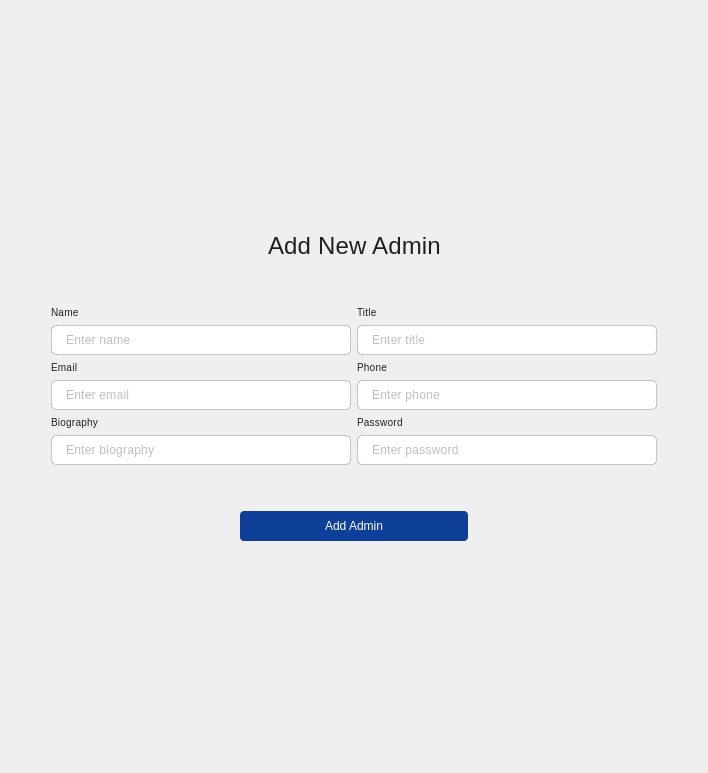
      <widget class="QWidget" name="P8_Admins_Add">
       <layout class="QVBoxLayout" name="verticalLayout_125">
        <item>
         <spacer name="verticalSpacer_74">
          <property name="orientation">
           <enum>Qt::Vertical</enum>
          </property>
          <property name="sizeHint" stdset="0">
           <size>
            <width>17</width>
            <height>221</height>
           </size>
          </property>
         </spacer>
        </item>
        <item>
         <layout class="QHBoxLayout" name="horizontalLayout_85">
          <item>
           <spacer name="horizontalSpacer_60">
            <property name="orientation">
             <enum>Qt::Horizontal</enum>
            </property>
            <property name="sizeHint" stdset="0">
             <size>
              <width>40</width>
              <height>20</height>
             </size>
            </property>
           </spacer>
          </item>
          <item>
           <widget class="QLabel" name="label_157">
            <property name="sizePolicy">
             <sizepolicy hsizetype="Fixed" vsizetype="Preferred">
              <horstretch>0</horstretch>
              <verstretch>0</verstretch>
             </sizepolicy>
            </property>
            <property name="styleSheet">
             <string notr="true">font-style: normal;
font-weight: 400;
font-size: 24px;
line-height: 24px;
/* identical to box height, or 100% */

letter-spacing: 0.18px;

/* 00. On Surface / High Emphasis */

color: rgba(0, 0, 0, 0.87);</string>
            </property>
            <property name="text">
             <string>Add New Admin</string>
            </property>
            <property name="alignment">
             <set>Qt::AlignCenter</set>
            </property>
           </widget>
          </item>
          <item>
           <spacer name="horizontalSpacer_61">
            <property name="orientation">
             <enum>Qt::Horizontal</enum>
            </property>
            <property name="sizeHint" stdset="0">
             <size>
              <width>40</width>
              <height>20</height>
             </size>
            </property>
           </spacer>
          </item>
         </layout>
        </item>
        <item>
         <spacer name="verticalSpacer_75">
          <property name="orientation">
           <enum>Qt::Vertical</enum>
          </property>
          <property name="sizeType">
           <enum>QSizePolicy::Fixed</enum>
          </property>
          <property name="sizeHint" stdset="0">
           <size>
            <width>20</width>
            <height>40</height>
           </size>
          </property>
         </spacer>
        </item>
        <item>
         <layout class="QHBoxLayout" name="horizontalLayout_86">
          <item>
           <spacer name="horizontalSpacer_63">
            <property name="orientation">
             <enum>Qt::Horizontal</enum>
            </property>
            <property name="sizeHint" stdset="0">
             <size>
              <width>40</width>
              <height>20</height>
             </size>
            </property>
           </spacer>
          </item>
          <item>
           <layout class="QGridLayout" name="gridLayout_5">
            <item row="0" column="1">
             <layout class="QVBoxLayout" name="verticalLayout_120">
              <item>
               <widget class="QLabel" name="label_164">
                <property name="styleSheet">
                 <string notr="true">/* Body 2 */

font-family: 'Roboto';
font-style: normal;
font-weight: 300;
font-size: 10px;
line-height: 20px;
/* identical to box height, or 143% */

letter-spacing: 0.25px;
text-align: center;

/* 00. On Surface / High Emphasis */

color: rgba(0, 0, 0, 0.87);</string>
                </property>
                <property name="text">
                 <string>Title</string>
                </property>
                <property name="scaledContents">
                 <bool>false</bool>
                </property>
                <property name="alignment">
                 <set>Qt::AlignLeading|Qt::AlignLeft|Qt::AlignVCenter</set>
                </property>
                <property name="wordWrap">
                 <bool>true</bool>
                </property>
               </widget>
              </item>
              <item>
               <widget class="QLineEdit" name="ln_edt_admn_ttle">
                <property name="minimumSize">
                 <size>
                  <width>300</width>
                  <height>0</height>
                 </size>
                </property>
                <property name="styleSheet">
                 <string notr="true">color: #000;
padding: 6px 12px;
border: 1px solid rgba(0, 0, 0, 0.20);
border-radius: 5px;

/* Body 2 */

font-family: 'Roboto';
font-style: normal;
font-weight: 400;
font-size: 12px;
line-height: 20px;
/* identical to box height, or 143% */

letter-spacing: 0.25px;

/* 00. On Surface / High Emphasis */

color: rgba(0, 0, 0, 0.50);</string>
                </property>
                <property name="placeholderText">
                 <string>Enter title</string>
                </property>
               </widget>
              </item>
             </layout>
            </item>
            <item row="0" column="0">
             <layout class="QVBoxLayout" name="verticalLayout_119">
              <item>
               <widget class="QLabel" name="label_158">
                <property name="styleSheet">
                 <string notr="true">/* Body 2 */

font-family: 'Roboto';
font-style: normal;
font-weight: 300;
font-size: 10px;
line-height: 20px;
/* identical to box height, or 143% */

letter-spacing: 0.25px;
text-align: center;

/* 00. On Surface / High Emphasis */

color: rgba(0, 0, 0, 0.87);</string>
                </property>
                <property name="text">
                 <string>Name</string>
                </property>
                <property name="scaledContents">
                 <bool>false</bool>
                </property>
                <property name="alignment">
                 <set>Qt::AlignLeading|Qt::AlignLeft|Qt::AlignVCenter</set>
                </property>
                <property name="wordWrap">
                 <bool>true</bool>
                </property>
               </widget>
              </item>
              <item>
               <widget class="QLineEdit" name="ln_edt_admn_nme">
                <property name="minimumSize">
                 <size>
                  <width>300</width>
                  <height>0</height>
                 </size>
                </property>
                <property name="styleSheet">
                 <string notr="true">color: #000;
padding: 6px 12px;
border: 1px solid rgba(0, 0, 0, 0.20);
border-radius: 5px;

/* Body 2 */

font-family: 'Roboto';
font-style: normal;
font-weight: 400;
font-size: 12px;
line-height: 20px;
/* identical to box height, or 143% */

letter-spacing: 0.25px;

/* 00. On Surface / High Emphasis */

color: rgba(0, 0, 0, 0.50);</string>
                </property>
                <property name="placeholderText">
                 <string>Enter name</string>
                </property>
               </widget>
              </item>
             </layout>
            </item>
            <item row="1" column="1">
             <layout class="QVBoxLayout" name="verticalLayout_122">
              <item>
               <widget class="QLabel" name="label_166">
                <property name="styleSheet">
                 <string notr="true">/* Body 2 */

font-family: 'Roboto';
font-style: normal;
font-weight: 300;
font-size: 10px;
line-height: 20px;
/* identical to box height, or 143% */

letter-spacing: 0.25px;
text-align: center;

/* 00. On Surface / High Emphasis */

color: rgba(0, 0, 0, 0.87);</string>
                </property>
                <property name="text">
                 <string>Phone</string>
                </property>
                <property name="scaledContents">
                 <bool>false</bool>
                </property>
                <property name="alignment">
                 <set>Qt::AlignLeading|Qt::AlignLeft|Qt::AlignVCenter</set>
                </property>
                <property name="wordWrap">
                 <bool>true</bool>
                </property>
               </widget>
              </item>
              <item>
               <widget class="QLineEdit" name="ln_edt_admn_phn">
                <property name="minimumSize">
                 <size>
                  <width>300</width>
                  <height>0</height>
                 </size>
                </property>
                <property name="styleSheet">
                 <string notr="true">color: #000;
padding: 6px 12px;
border: 1px solid rgba(0, 0, 0, 0.20);
border-radius: 5px;

/* Body 2 */

font-family: 'Roboto';
font-style: normal;
font-weight: 400;
font-size: 12px;
line-height: 20px;
/* identical to box height, or 143% */

letter-spacing: 0.25px;

/* 00. On Surface / High Emphasis */

color: rgba(0, 0, 0, 0.50);</string>
                </property>
                <property name="placeholderText">
                 <string>Enter phone </string>
                </property>
               </widget>
              </item>
             </layout>
            </item>
            <item row="2" column="1">
             <layout class="QVBoxLayout" name="verticalLayout_124">
              <item>
               <widget class="QLabel" name="label_168">
                <property name="styleSheet">
                 <string notr="true">/* Body 2 */

font-family: 'Roboto';
font-style: normal;
font-weight: 300;
font-size: 10px;
line-height: 20px;
/* identical to box height, or 143% */

letter-spacing: 0.25px;
text-align: center;

/* 00. On Surface / High Emphasis */

color: rgba(0, 0, 0, 0.87);</string>
                </property>
                <property name="text">
                 <string>Password</string>
                </property>
                <property name="scaledContents">
                 <bool>false</bool>
                </property>
                <property name="alignment">
                 <set>Qt::AlignLeading|Qt::AlignLeft|Qt::AlignVCenter</set>
                </property>
                <property name="wordWrap">
                 <bool>true</bool>
                </property>
               </widget>
              </item>
              <item>
               <widget class="QLineEdit" name="ln_edt_admn_pass">
                <property name="minimumSize">
                 <size>
                  <width>300</width>
                  <height>0</height>
                 </size>
                </property>
                <property name="styleSheet">
                 <string notr="true">color: #000;
padding: 6px 12px;
border: 1px solid rgba(0, 0, 0, 0.20);
border-radius: 5px;

/* Body 2 */

font-family: 'Roboto';
font-style: normal;
font-weight: 400;
font-size: 12px;
line-height: 20px;
/* identical to box height, or 143% */

letter-spacing: 0.25px;

/* 00. On Surface / High Emphasis */

color: rgba(0, 0, 0, 0.50);</string>
                </property>
                <property name="placeholderText">
                 <string>Enter password</string>
                </property>
               </widget>
              </item>
             </layout>
            </item>
            <item row="2" column="0">
             <layout class="QVBoxLayout" name="verticalLayout_126">
              <item>
               <widget class="QLabel" name="label_169">
                <property name="styleSheet">
                 <string notr="true">/* Body 2 */

font-family: 'Roboto';
font-style: normal;
font-weight: 300;
font-size: 10px;
line-height: 20px;
/* identical to box height, or 143% */

letter-spacing: 0.25px;
text-align: center;

/* 00. On Surface / High Emphasis */

color: rgba(0, 0, 0, 0.87);</string>
                </property>
                <property name="text">
                 <string>Biography</string>
                </property>
                <property name="scaledContents">
                 <bool>false</bool>
                </property>
                <property name="alignment">
                 <set>Qt::AlignLeading|Qt::AlignLeft|Qt::AlignVCenter</set>
                </property>
                <property name="wordWrap">
                 <bool>true</bool>
                </property>
               </widget>
              </item>
              <item>
               <widget class="QLineEdit" name="ln_edt_admn_bio">
                <property name="minimumSize">
                 <size>
                  <width>300</width>
                  <height>0</height>
                 </size>
                </property>
                <property name="styleSheet">
                 <string notr="true">color: #000;
padding: 6px 12px;
border: 1px solid rgba(0, 0, 0, 0.20);
border-radius: 5px;

/* Body 2 */

font-family: 'Roboto';
font-style: normal;
font-weight: 400;
font-size: 12px;
line-height: 20px;
/* identical to box height, or 143% */

letter-spacing: 0.25px;

/* 00. On Surface / High Emphasis */

color: rgba(0, 0, 0, 0.50);</string>
                </property>
                <property name="placeholderText">
                 <string>Enter biography</string>
                </property>
               </widget>
              </item>
             </layout>
            </item>
            <item row="1" column="0">
             <layout class="QVBoxLayout" name="verticalLayout_121">
              <item>
               <widget class="QLabel" name="label_165">
                <property name="styleSheet">
                 <string notr="true">/* Body 2 */

font-family: 'Roboto';
font-style: normal;
font-weight: 300;
font-size: 10px;
line-height: 20px;
/* identical to box height, or 143% */

letter-spacing: 0.25px;
text-align: center;

/* 00. On Surface / High Emphasis */

color: rgba(0, 0, 0, 0.87);</string>
                </property>
                <property name="text">
                 <string>Email</string>
                </property>
                <property name="scaledContents">
                 <bool>false</bool>
                </property>
                <property name="alignment">
                 <set>Qt::AlignLeading|Qt::AlignLeft|Qt::AlignVCenter</set>
                </property>
                <property name="wordWrap">
                 <bool>true</bool>
                </property>
               </widget>
              </item>
              <item>
               <widget class="QLineEdit" name="ln_edt_admn_mail">
                <property name="minimumSize">
                 <size>
                  <width>300</width>
                  <height>0</height>
                 </size>
                </property>
                <property name="styleSheet">
                 <string notr="true">color: #000;
padding: 6px 12px;
border: 1px solid rgba(0, 0, 0, 0.20);
border-radius: 5px;

/* Body 2 */

font-family: 'Roboto';
font-style: normal;
font-weight: 400;
font-size: 12px;
line-height: 20px;
/* identical to box height, or 143% */

letter-spacing: 0.25px;

/* 00. On Surface / High Emphasis */

color: rgba(0, 0, 0, 0.50);</string>
                </property>
                <property name="placeholderText">
                 <string>Enter email</string>
                </property>
               </widget>
              </item>
             </layout>
            </item>
           </layout>
          </item>
          <item>
           <spacer name="horizontalSpacer_64">
            <property name="orientation">
             <enum>Qt::Horizontal</enum>
            </property>
            <property name="sizeHint" stdset="0">
             <size>
              <width>40</width>
              <height>20</height>
             </size>
            </property>
           </spacer>
          </item>
         </layout>
        </item>
        <item>
         <spacer name="verticalSpacer_76">
          <property name="orientation">
           <enum>Qt::Vertical</enum>
          </property>
          <property name="sizeType">
           <enum>QSizePolicy::Fixed</enum>
          </property>
          <property name="sizeHint" stdset="0">
           <size>
            <width>20</width>
            <height>40</height>
           </size>
          </property>
         </spacer>
        </item>
        <item>
         <layout class="QHBoxLayout" name="horizontalLayout_87">
          <item>
           <spacer name="horizontalSpacer_65">
            <property name="orientation">
             <enum>Qt::Horizontal</enum>
            </property>
            <property name="sizeHint" stdset="0">
             <size>
              <width>40</width>
              <height>20</height>
             </size>
            </property>
           </spacer>
          </item>
          <item>
           <widget class="QPushButton" name="btn_add_admin_form">
            <property name="sizePolicy">
             <sizepolicy hsizetype="MinimumExpanding" vsizetype="Fixed">
              <horstretch>0</horstretch>
              <verstretch>0</verstretch>
             </sizepolicy>
            </property>
            <property name="minimumSize">
             <size>
              <width>90</width>
              <height>30</height>
             </size>
            </property>
            <property name="styleSheet">
             <string notr="true">color: #fff;
background: #0E409A;
border-radius: 4px;
min-width: 90px;</string>
            </property>
            <property name="text">
             <string>Add Admin</string>
            </property>
           </widget>
          </item>
          <item>
           <spacer name="horizontalSpacer_66">
            <property name="orientation">
             <enum>Qt::Horizontal</enum>
            </property>
            <property name="sizeHint" stdset="0">
             <size>
              <width>40</width>
              <height>20</height>
             </size>
            </property>
           </spacer>
          </item>
         </layout>
        </item>
        <item>
         <spacer name="verticalSpacer_73">
          <property name="orientation">
           <enum>Qt::Vertical</enum>
          </property>
          <property name="sizeHint" stdset="0">
           <size>
            <width>20</width>
            <height>221</height>
           </size>
          </property>
         </spacer>
        </item>
       </layout>
      </widget>
